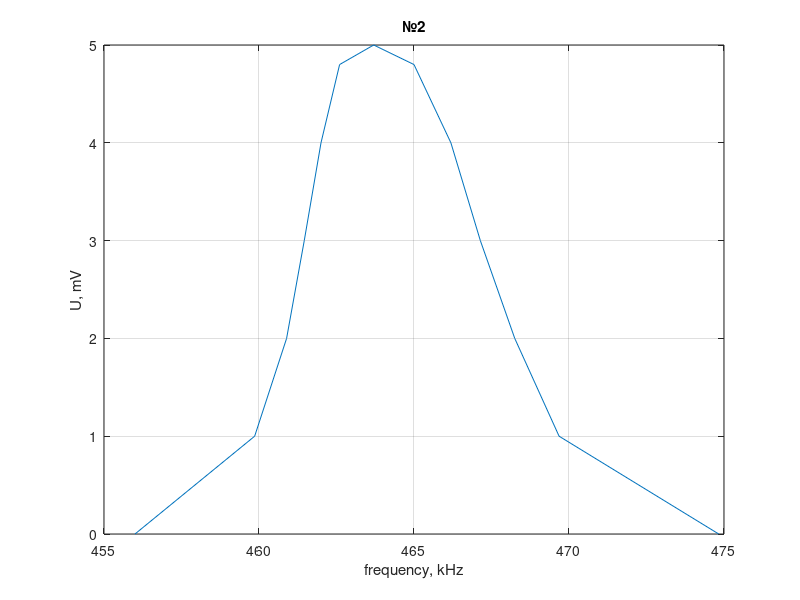

MATLAB code for this plot:
clear all
f = [ 456.0 459.86 460.89 461.46 462.0 462.6 463.7 465.0 466.19 467.14 468.25 469.68 474.83];
U = [0 1 2 3 4 4.8 5 4.8 4 3 2 1 0];
f2 = [1438.3 1489.4 1510.5 1520.6 1528.6 1535.0 1547.6 1557.6 1566.1 1588.7 1619.4]
U2 = [3.4 4 5 6 7 7.6 7 6 5 4 3.4]
plot(f, U);
title('№2');
ylabel('U, mV');
xlabel('frequency, kHz');
grid;